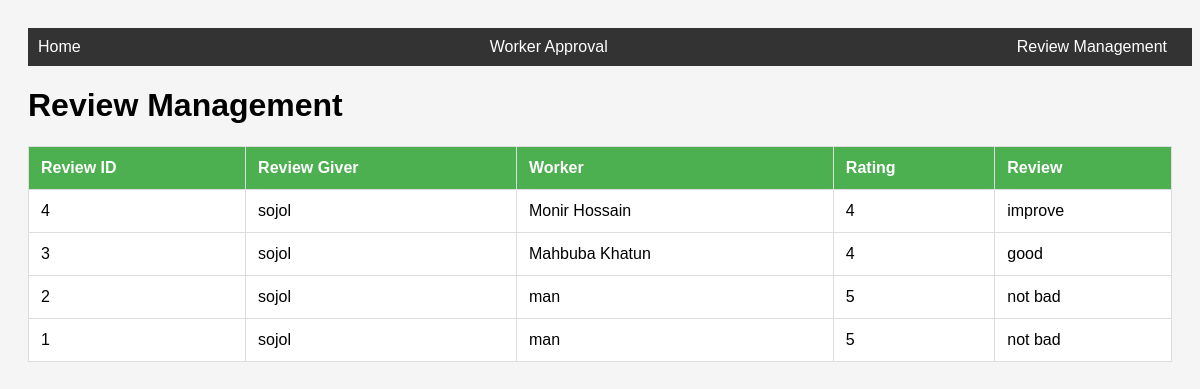
Page /review_handle.php on the committed database.
### tables this page shows
CREATE TABLE `reviews` (
  `review_id` int(11) NOT NULL,
  `user_id` int(11) DEFAULT NULL,
  `worker_id` int(11) DEFAULT NULL,
  `rating` tinyint(4) DEFAULT NULL CHECK (`rating` between 1 and 5),
  `review_text` text DEFAULT NULL,
  `created_at` datetime DEFAULT current_timestamp(),
  `flagged` tinyint(1) DEFAULT 0
);

CREATE TABLE `users` (
  `user_id` int(11) NOT NULL,
  `name` varchar(100) NOT NULL,
  `email` varchar(150) DEFAULT NULL,
  `password` varchar(255) NOT NULL,
  `phone` varchar(15) NOT NULL,
  `created_at` datetime DEFAULT current_timestamp(),
  `Role` varchar(20) DEFAULT NULL,
  `image` mediumblob DEFAULT NULL,
  `address` varchar(30) DEFAULT NULL
);

CREATE TABLE `workers` (
  `worker_id` int(11) NOT NULL,
  `name` varchar(100) NOT NULL,
  `phone` varchar(15) NOT NULL,
  `email` varchar(150) DEFAULT NULL,
  `address` text DEFAULT NULL,
  `specialty` varchar(100) NOT NULL,
  `experience_years` int(11) DEFAULT NULL,
  `bio` text DEFAULT NULL,
  `hourly_rate` decimal(10,2) DEFAULT NULL,
  `profile_photo` mediumblob DEFAULT NULL,
  `created_at` datetime DEFAULT current_timestamp(),
  `Status` varchar(20) DEFAULT NULL,
  `password` varchar(255) DEFAULT NULL,
  `specialty_id` int(11) DEFAULT NULL,
  `approved` tinyint(1) DEFAULT NULL
);

### review_handle.php (the view, shortened to what this page needs)
<?php
include 'db.php';
$query = "
    SELECT r.review_id, r.review_text, r.rating, u.name AS user_name, w.name AS worker_name
    FROM reviews r
    JOIN users u ON r.user_id = u.user_id
    JOIN workers w ON r.worker_id = w.worker_id
    ORDER BY r.created_at DESC
";
$reviews = $pdo->query($query)->fetchAll(PDO::FETCH_ASSOC);
?>
<!DOCTYPE html>
<html lang="en">
<head>
</head>
<body>
    <div class="navbar">
        <a href="admin_dashboard.php">Home</a>
        <a href="worker_approval.php">Worker Approval</a>
        <a href="review_handle.php">Review Management</a>
    </div>
    <h1>Review Management</h1>
    <table>
        <tr>
            <th>Review ID</th>
            <th>Review Giver</th>
            <th>Worker</th>
            <th>Rating</th>
            <th>Review</th>
        </tr>
        <?php foreach ($reviews as $review): ?>
            <tr>
               <td><?= htmlspecialchars($review['review_id']) ?></td>
                <td><?= htmlspecialchars($review['user_name']) ?></td>
                <td><?= htmlspecialchars($review['worker_name']) ?></td>
                <td><?= htmlspecialchars($review['rating']) ?></td>
                <td><?= htmlspecialchars($review['review_text']) ?></td>
            </tr>
        <?php endforeach; ?>
    </table>
</body>
</html>

### review_handle.php (style rules this page uses)
body { background-color: rgb(245, 245, 245); font-family: Arial, sans-serif; padding: 20px; }
.navbar { background-color: #333; color: white; position: sticky; top: 0; width: 100%; padding: 10px; z-index: 1000; display: flex; justify-content: space-between; }
.navbar a { color: white; text-decoration: none; margin-right: 15px; }
table { width: 100%; border-collapse: collapse; margin: 20px 0; }
table, th, td { border: 1px solid #ddd; }
th, td { padding: 12px; text-align: left; }
th { background-color: #4CAF50; color: white; }
td { background-color: #fff; }

### rows in the picture
reviews: review_id "4", user.name "sojol", worker.name "Monir Hossain", rating "4", review_text "improve"
reviews: review_id "3", user.name "sojol", worker.name "Mahbuba Khatun", rating "4", review_text "good"
reviews: review_id "2", user.name "sojol", worker.name "man", rating "5", review_text "not bad"
reviews: review_id "1", user.name "sojol", worker.name "man", rating "5", review_text "not bad"
